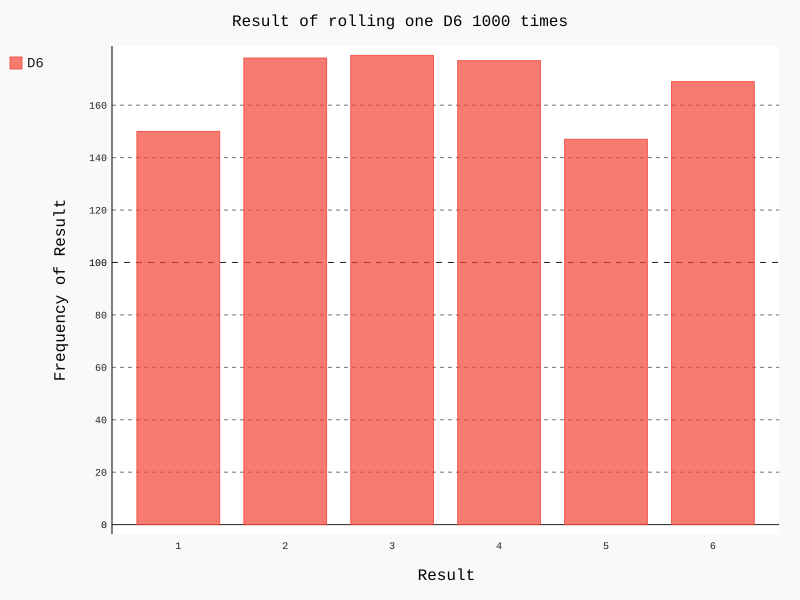

Here is the Python script that generated this plot:
import pygal

from die import Die

# 创建一个D6
die = Die()

# 投几次骰子，将结果存在一个列表中
results = []
for roll_num in range(1000):
    result = die.roll()
    results.append(result)
# 分析结果
frequencies = []
for value in range(1, die.num_sides+1):
    frequency = results.count(value)
    frequencies.append(frequency)
# print(frequencies)

# 对结果进行可视化
hist = pygal.Bar()

hist.title = "Result of rolling one D6 1000 times"
hist.x_labels = ["1", "2", "3", "4", "5", "6"]
hist.x_title = "Result"
hist.y_title = "Frequency of Result"

hist.add("D6", frequencies)
hist.render_to_file("die_visual.svg")
